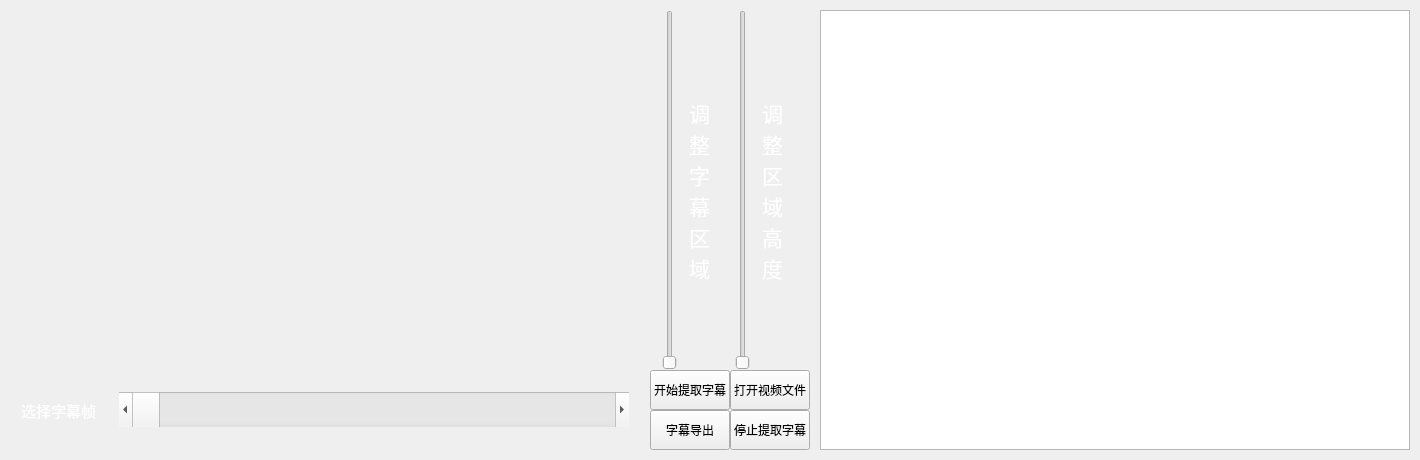
<?xml version="1.0" encoding="UTF-8"?>
<ui version="4.0">
 <class>SubtitleClass</class>
 <widget class="QMainWindow" name="SubtitleClass">
  <property name="geometry">
   <rect>
    <x>0</x>
    <y>0</y>
    <width>1420</width>
    <height>460</height>
   </rect>
  </property>
  <property name="minimumSize">
   <size>
    <width>0</width>
    <height>0</height>
   </size>
  </property>
  <property name="sizeIncrement">
   <size>
    <width>0</width>
    <height>0</height>
   </size>
  </property>
  <property name="windowTitle">
   <string>Subtitle</string>
  </property>
  <widget class="QWidget" name="centralWidget">
   <layout class="QGridLayout" name="gridLayout">
    <property name="leftMargin">
     <number>10</number>
    </property>
    <property name="topMargin">
     <number>10</number>
    </property>
    <property name="rightMargin">
     <number>10</number>
    </property>
    <property name="bottomMargin">
     <number>10</number>
    </property>
    <property name="horizontalSpacing">
     <number>10</number>
    </property>
    <property name="verticalSpacing">
     <number>0</number>
    </property>
    <item row="0" column="0" colspan="2">
     <widget class="QStackedWidget" name="stackedWidget">
      <property name="minimumSize">
       <size>
        <width>630</width>
        <height>360</height>
       </size>
      </property>
      <property name="maximumSize">
       <size>
        <width>16777215</width>
        <height>16777215</height>
       </size>
      </property>
      <property name="styleSheet">
       <string notr="true"/>
      </property>
      <property name="currentIndex">
       <number>0</number>
      </property>
      <widget class="QWidget" name="HandlePage">
       <property name="minimumSize">
        <size>
         <width>0</width>
         <height>0</height>
        </size>
       </property>
       <property name="maximumSize">
        <size>
         <width>16777215</width>
         <height>16777215</height>
        </size>
       </property>
       <property name="styleSheet">
        <string notr="true"/>
       </property>
      </widget>
      <widget class="QWidget" name="PlayPage">
       <property name="minimumSize">
        <size>
         <width>0</width>
         <height>0</height>
        </size>
       </property>
       <property name="maximumSize">
        <size>
         <width>16777215</width>
         <height>16777215</height>
        </size>
       </property>
      </widget>
     </widget>
    </item>
    <item row="0" column="2">
     <widget class="QWidget" name="widget_3" native="true">
      <property name="minimumSize">
       <size>
        <width>150</width>
        <height>0</height>
       </size>
      </property>
      <property name="layoutDirection">
       <enum>Qt::LeftToRight</enum>
      </property>
      <layout class="QGridLayout" name="gridLayout_3">
       <property name="leftMargin">
        <number>0</number>
       </property>
       <property name="topMargin">
        <number>0</number>
       </property>
       <property name="rightMargin">
        <number>0</number>
       </property>
       <property name="bottomMargin">
        <number>0</number>
       </property>
       <property name="spacing">
        <number>0</number>
       </property>
       <item row="0" column="1">
        <widget class="QLabel" name="Label">
         <property name="maximumSize">
          <size>
           <width>34</width>
           <height>16777215</height>
          </size>
         </property>
         <property name="font">
          <font>
           <pointsize>16</pointsize>
          </font>
         </property>
         <property name="contextMenuPolicy">
          <enum>Qt::NoContextMenu</enum>
         </property>
         <property name="layoutDirection">
          <enum>Qt::LeftToRight</enum>
         </property>
         <property name="styleSheet">
          <string notr="true">color: rgb(255, 255, 255);</string>
         </property>
         <property name="text">
          <string>调整字幕区域</string>
         </property>
         <property name="textFormat">
          <enum>Qt::PlainText</enum>
         </property>
         <property name="wordWrap">
          <bool>true</bool>
         </property>
        </widget>
       </item>
       <item row="0" column="2">
        <widget class="QSlider" name="AdjustHeightSlider">
         <property name="minimumSize">
          <size>
           <width>0</width>
           <height>0</height>
          </size>
         </property>
         <property name="maximumSize">
          <size>
           <width>16777215</width>
           <height>16777215</height>
          </size>
         </property>
         <property name="singleStep">
          <number>5</number>
         </property>
         <property name="pageStep">
          <number>5</number>
         </property>
        </widget>
       </item>
       <item row="0" column="3">
        <widget class="QLabel" name="Label_2">
         <property name="maximumSize">
          <size>
           <width>34</width>
           <height>16777215</height>
          </size>
         </property>
         <property name="font">
          <font>
           <pointsize>16</pointsize>
          </font>
         </property>
         <property name="contextMenuPolicy">
          <enum>Qt::NoContextMenu</enum>
         </property>
         <property name="layoutDirection">
          <enum>Qt::LeftToRight</enum>
         </property>
         <property name="styleSheet">
          <string notr="true">color: rgb(255, 255, 255);</string>
         </property>
         <property name="text">
          <string>调整区域高度</string>
         </property>
         <property name="textFormat">
          <enum>Qt::PlainText</enum>
         </property>
         <property name="wordWrap">
          <bool>true</bool>
         </property>
        </widget>
       </item>
       <item row="0" column="0">
        <widget class="QSlider" name="MoveAreaSlider">
         <property name="minimumSize">
          <size>
           <width>0</width>
           <height>0</height>
          </size>
         </property>
         <property name="maximumSize">
          <size>
           <width>16777215</width>
           <height>16777215</height>
          </size>
         </property>
         <property name="singleStep">
          <number>30</number>
         </property>
        </widget>
       </item>
      </layout>
     </widget>
    </item>
    <item row="0" column="3" rowspan="2">
     <widget class="QTextBrowser" name="textBrowser">
      <property name="minimumSize">
       <size>
        <width>0</width>
        <height>230</height>
       </size>
      </property>
      <property name="font">
       <font>
        <pointsize>11</pointsize>
       </font>
      </property>
     </widget>
    </item>
    <item row="1" column="2">
     <widget class="QWidget" name="widget_2" native="true">
      <layout class="QGridLayout" name="gridLayout_2">
       <property name="leftMargin">
        <number>0</number>
       </property>
       <property name="topMargin">
        <number>0</number>
       </property>
       <property name="rightMargin">
        <number>0</number>
       </property>
       <property name="bottomMargin">
        <number>0</number>
       </property>
       <property name="spacing">
        <number>0</number>
       </property>
       <item row="0" column="1">
        <widget class="QPushButton" name="openVideoButton">
         <property name="minimumSize">
          <size>
           <width>0</width>
           <height>40</height>
          </size>
         </property>
         <property name="text">
          <string>打开视频文件</string>
         </property>
        </widget>
       </item>
       <item row="0" column="0">
        <widget class="QPushButton" name="resquestButton">
         <property name="minimumSize">
          <size>
           <width>0</width>
           <height>40</height>
          </size>
         </property>
         <property name="maximumSize">
          <size>
           <width>16777215</width>
           <height>16777215</height>
          </size>
         </property>
         <property name="text">
          <string>开始提取字幕</string>
         </property>
        </widget>
       </item>
       <item row="1" column="0">
        <widget class="QPushButton" name="subtitleExportButton">
         <property name="minimumSize">
          <size>
           <width>0</width>
           <height>40</height>
          </size>
         </property>
         <property name="text">
          <string>字幕导出</string>
         </property>
        </widget>
       </item>
       <item row="1" column="1">
        <widget class="QPushButton" name="stopExtractButton">
         <property name="minimumSize">
          <size>
           <width>0</width>
           <height>40</height>
          </size>
         </property>
         <property name="text">
          <string>停止提取字幕</string>
         </property>
        </widget>
       </item>
      </layout>
     </widget>
    </item>
    <item row="1" column="0" colspan="2">
     <widget class="QWidget" name="widget" native="true">
      <layout class="QGridLayout" name="gridLayout_4">
       <item row="0" column="0">
        <widget class="QLabel" name="label">
         <property name="minimumSize">
          <size>
           <width>92</width>
           <height>54</height>
          </size>
         </property>
         <property name="maximumSize">
          <size>
           <width>92</width>
           <height>54</height>
          </size>
         </property>
         <property name="font">
          <font>
           <pointsize>11</pointsize>
          </font>
         </property>
         <property name="toolTip">
          <string notr="true"/>
         </property>
         <property name="layoutDirection">
          <enum>Qt::LeftToRight</enum>
         </property>
         <property name="styleSheet">
          <string notr="true">color: rgb(255, 255, 255);</string>
         </property>
         <property name="text">
          <string>选择字幕帧</string>
         </property>
         <property name="alignment">
          <set>Qt::AlignLeading|Qt::AlignLeft|Qt::AlignVCenter</set>
         </property>
        </widget>
       </item>
       <item row="0" column="1">
        <widget class="QScrollBar" name="FrameScrollBar">
         <property name="minimumSize">
          <size>
           <width>0</width>
           <height>35</height>
          </size>
         </property>
         <property name="maximum">
          <number>100000</number>
         </property>
         <property name="singleStep">
          <number>1000</number>
         </property>
         <property name="pageStep">
          <number>1000</number>
         </property>
         <property name="orientation">
          <enum>Qt::Horizontal</enum>
         </property>
        </widget>
       </item>
      </layout>
     </widget>
    </item>
   </layout>
  </widget>
  <action name="actionOpen">
   <property name="text">
    <string>打开</string>
   </property>
  </action>
  <action name="actionSave">
   <property name="text">
    <string>保存</string>
   </property>
  </action>
  <action name="actionSave_as">
   <property name="text">
    <string>保存为</string>
   </property>
  </action>
 </widget>
 <layoutdefault spacing="6" margin="11"/>
 <resources>
  <include location="subtitle.qrc"/>
 </resources>
 <connections/>
</ui>
